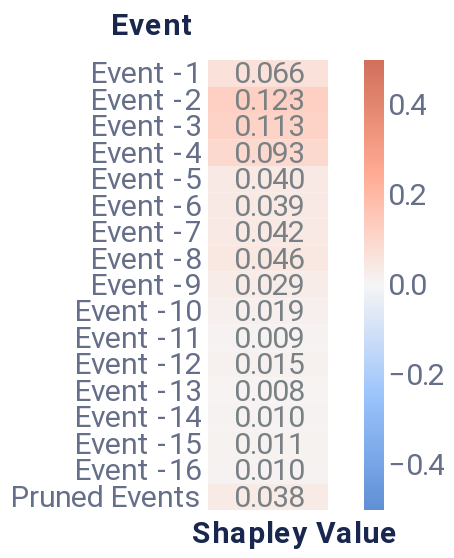

Notebook cell for this chart:
### Markdown cell above
##### Event-level explanation

### Code cell
event_dict = {'rs': 42, 'nsamples': 32000}
event_data = local_event(f_hs, pos_x_data, event_dict, positive_sequence_id, sequence_id_feat, average_event, pruning_idx)
event_plot = plot_event_heatmap(event_data)
event_plot

### Figure 1 — Vega-Lite specification as saved in the notebook (floating-point values rounded to 4 significant figures)
{"config": {"axis": {"domain": true, "domainColor": "#666F89", "grid": false, "gridCap": "round", "gridColor": "#B3B7C4", "gridDash": [2, 4], "gridWidth": 0.5, "labelColor": "#666F89", "labelFont": "Roboto, Arial, sans-serif", "labelPadding": 2, "tickColor": "#666F89", "tickOpacity": 0.5, "tickSize": 4, "titleColor": "#19274E", "titleFont": "Roboto, Arial, sans-serif", "titleFontSize": 12}, "axisBand": {"domain": true, "labelPadding": 4, "ticks": false}, "axisY": {"domain": false, "titleAlign": "left", "titleAngle": 0, "titleX": -20, "titleY": -10}, "legend": {"labelColor": "#666F89", "labelFont": "Roboto, Arial, sans-serif", "labelFontSize": 12, "symbolSize": 40, "titleColor": "#19274E", "titleFont": "Roboto, Arial, sans-serif", "titleFontSize": 12, "titlePadding": 4}, "arc": {"stroke": "#FFFFFF", "strokeWidth": 1}, "bar": {"fill": "#2770EB", "stroke": null}, "line": {"stroke": "#2770EB", "strokeWidth": 2}, "path": {"stroke": "#2770EB", "strokeWidth": 0.5}, "point": {"fill": "#2770EB", "shape": "circle", "filled": true}, "rect": {"fill": "#2770EB"}, "rule": {"stroke": "#666F89"}, "shape": {"stroke": "#2770EB"}, "text": {"color": "#19274E", "font": "Roboto, Arial, sans-serif", "fontSize": 12}, "range": {"category": ["#2770EB", "#77B98A", "#DA5252", "#FFC400", "#A87AEA", "#00A39E", "#19274E"], "diverging": ["#006360", "#2BB3AE", "#96D9D7", "#FFFFFF", "#EDAAAA", "#DA5252", "#811D1D"], "heatmap": ["#18448F", "#1B4EA5", "#2770EB", "#4C88EE", "#82ACF3", "#A6C4F7", "#E9F1FD"], "ramp": ["#18448F", "#1B4EA5", "#2770EB", "#4C88EE", "#82ACF3", "#A6C4F7", "#E9F1FD"]}, "background": "#FFFFFF", "group": {"fill": "#FFFFFF"}, "header": {"labelColor": "#19274E", "labelFont": "Roboto, Arial, sans-serif", "labelFontSize": 12, "titleColor": "#19274E", "titleFont": "Roboto, Arial, sans-serif", "titleFontSize": 16}, "title": {"anchor": "start", "color": "#19274E", "font": "Roboto, Arial, sans-serif", "fontSize": 20, "fontWeight": "bold", "offset": 20, "subtitleColor": "#19274E", "subtitleFontSize": 16}, "view": {"continuousHeight": 300, "continuousWidth": 400, "stroke": "transparent"}}, "layer": [{"mark": "rect", "encoding": {"color": {"type": "quantitative", "field": "rounded", "legend": {"gradientLength": 225, "gradientThickness": 10, "labelFontSize": 15, "orient": "right"}, "scale": {"domain": [-0.5, 0.5], "range": ["#5f8fd6", "#99c3fb", "#f5f5f5", "#ffaa92", "#d16f5b"]}, "title": null}, "x": {"type": "ordinal", "axis": {"title": "Shapley Value", "titleFontSize": 15}, "field": "column"}, "y": {"type": "ordinal", "axis": {"domain": false, "labelFontSize": 15, "title": "Event", "titleFontSize": 15, "titleX": -49}, "field": "Feature", "sort": ["Event -1", "Event -2", "Event -3", "Event -4", "Event -5", "Event -6", "Event -7", "Event -8", "Event -9", "Event -10", "Event -11", "Event -12", "Event -13", "Event -14", "Event -15", "Event -16", "Pruned Events"]}}}, {"mark": {"type": "text", "align": "right", "baseline": "middle", "color": "#798184", "dx": 18, "fontSize": 15}, "encoding": {"text": {"type": "nominal", "field": "rounded_str"}, "x": {"type": "ordinal", "axis": {"domain": false, "labels": false, "title": "Shapley Value", "titleX": 43}, "field": "column"}, "y": {"type": "ordinal", "axis": {"domain": false, "labelFontSize": 15, "title": "Event", "titleFontSize": 15, "titleX": -49}, "field": "Feature", "sort": ["Event -1", "Event -2", "Event -3", "Event -4", "Event -5", "Event -6", "Event -7", "Event -8", "Event -9", "Event -10", "Event -11", "Event -12", "Event -13", "Event -14", "Event -15", "Event -16", "Pruned Events"]}}}], "data": {"name": "data-fbbde1a586a62b9be734062e55cfe71f"}, "height": 225, "width": 60, "$schema": "https://vega.github.io/schema/vega-lite/v4.8.1.json", "datasets": {"data-fbbde1a586a62b9be734062e55cfe71f": [{"Shapley Value": 0.06576, "Feature": "Event -1", "row": 1, "column": 1, "rounded": 0.066, "rounded_str": "0.066"}, {"Shapley Value": 0.1228, "Feature": "Event -2", "row": 2, "column": 1, "rounded": 0.123, "rounded_str": "0.123"}, {"Shapley Value": 0.1125, "Feature": "Event -3", "row": 3, "column": 1, "rounded": 0.113, "rounded_str": "0.113"}, {"Shapley Value": 0.0934, "Feature": "Event -4", "row": 4, "column": 1, "rounded": 0.093, "rounded_str": "0.093"}, {"Shapley Value": 0.04015, "Feature": "Event -5", "row": 5, "column": 1, "rounded": 0.04, "rounded_str": "0.040"}, {"Shapley Value": 0.03936, "Feature": "Event -6", "row": 6, "column": 1, "rounded": 0.039, "rounded_str": "0.039"}, {"Shapley Value": 0.04204, "Feature": "Event -7", "row": 7, "column": 1, "rounded": 0.042, "rounded_str": "0.042"}, {"Shapley Value": 0.04649, "Feature": "Event -8", "row": 8, "column": 1, "rounded": 0.046, "rounded_str": "0.046"}, {"Shapley Value": 0.02933, "Feature": "Event -9", "row": 9, "column": 1, "rounded": 0.029, "rounded_str": "0.029"}, {"Shapley Value": 0.01878, "Feature": "Event -10", "row": 10, "column": 1, "rounded": 0.019, "rounded_str": "0.019"}, {"Shapley Value": 0.009248, "Feature": "Event -11", "row": 11, "column": 1, "rounded": 0.009, "rounded_str": "0.009"}, {"Shapley Value": 0.01501, "Feature": "Event -12", "row": 12, "column": 1, "rounded": 0.015, "rounded_str": "0.015"}, {"Shapley Value": 0.007579, "Feature": "Event -13", "row": 13, "column": 1, "rounded": 0.008, "rounded_str": "0.008"}, {"Shapley Value": 0.009566, "Feature": "Event -14", "row": 14, "column": 1, "rounded": 0.01, "rounded_str": "0.010"}, {"Shapley Value": 0.01072, "Feature": "Event -15", "row": 15, "column": 1, "rounded": 0.011, "rounded_str": "0.011"}, {"Shapley Value": 0.01005, "Feature": "Event -16", "row": 16, "column": 1, "rounded": 0.01, "rounded_str": "0.010"}, {"Shapley Value": 0.03796, "Feature": "Pruned Events", "row": 17, "column": 1, "rounded": 0.038, "rounded_str": "0.038"}]}}
